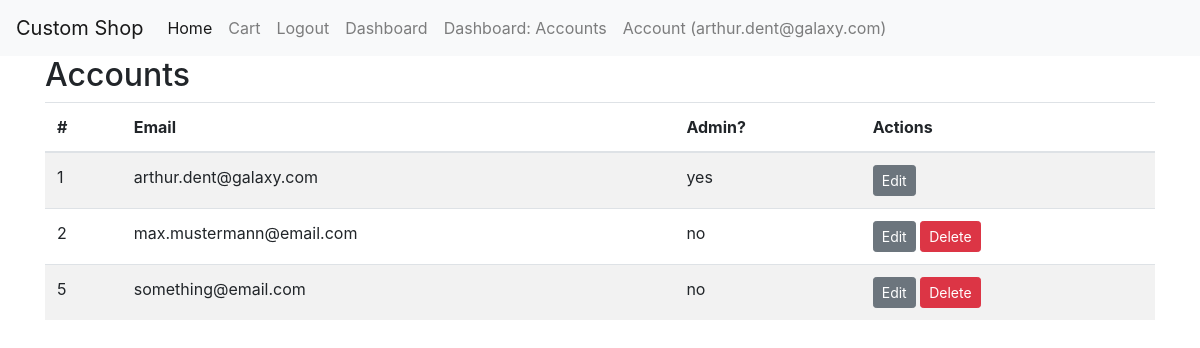
Page /dashboard/accounts (signed in) on the committed database.
### tables this page shows
CREATE TABLE IF NOT EXISTS `users` (
                                       `id` int(11) NOT NULL AUTO_INCREMENT,
                                       `firstname` varchar(255) NOT NULL,
                                       `lastname` varchar(255) NOT NULL,
                                       `email` varchar(255) NOT NULL COMMENT '= username',
                                       `password` varchar(255) NOT NULL COMMENT 'Password Hash',
                                       `is_admin` tinyint(1) NOT NULL,
                                       `is_deleted` tinyint(1) DEFAULT NULL,
                                       PRIMARY KEY (`id`),
                                       UNIQUE KEY `email` (`email`)
);

### core/View.php (called while the page is built, shortened)
<?php
class View
{
    public static function load (string $view, array $params = [], string $layout = 'main')
    {
        require_once __DIR__ . "/../resources/views/layouts/$layout.php";
    }
}

### index.php (called while the page is built, shortened)
<?php
spl_autoload_register(function ($namespaceAndClassname) {
    $namespaceAndClassname = str_replace('Core', 'core', $namespaceAndClassname);
    $namespaceAndClassname = str_replace('App', 'app', $namespaceAndClassname);
    $filepath = str_replace('\\', '/', $namespaceAndClassname);
});
$app = new \Core\Bootstrap();

### core/Helpers/Config.php (called while the page is built, shortened)
<?php
class Config
{
    public static function get ($configString = '', $default = null)
    {
        if (strlen($configString) >= 3) {
            $filename = explode('.', $configString)[0];
            $key = explode('.', $configString)[1];
            $config = require __DIR__ . "/../../config/$filename.php";
            if (array_key_exists($key, $config)) {
                return $config[$key];
            } else {
                return $default;
            }
        }
    }
}

### config/database.php (called while the page is built)
<?php
return [
    'host' => 'mariadb',
    'username' => 'root',
    'password' => 'password',
    'dbname' => 'mvc',
    'port' => 3306
];

### core/Database.php (called while the page is built, shortened)
<?php
class Database
{
    private $link;
    public function __construct ()
    {
        $this->link = new \mysqli(
            Config::get('database.host'),
            Config::get('database.username'),
            Config::get('database.password'),
            Config::get('database.dbname'),
            Config::get('database.port', 3306)
        );
        $this->link->set_charset('utf8');
    }
    public function query (string $sql, array $params = [])
    {
        $this->stmt = $this->link->prepare($sql);
        if (count($params) >= 1) {
            $paramTypes = [];
            $paramValues = [];
            foreach ($params as $key => $value) {
                $paramTypes[] = explode(':', $key)[0];
                $_value = $value;
                $paramValues[] = &$_value;
            }
            $paramString = implode('', $paramTypes);
            array_unshift($paramValues, $paramString);
            @call_user_func_array([$this->stmt, 'bind_param'], $paramValues);
        }
        $this->stmt->execute();
        $result = $this->stmt->get_result();
        return $result->fetch_all(MYSQLI_ASSOC);
    }
}

### core/Models/ModelTrait.php (called while the page is built, shortened)
<?php
trait ModelTrait
{
    public static function all ()
    {
        $db = new Database();
        $tableName = self::$tableName;
        if (property_exists(self::class, 'softDelete') && self::$softDelete === true) {
            $result = $db->query("SELECT * FROM $tableName WHERE is_deleted IS NOT TRUE");
        } else {
            $result = $db->query("SELECT * FROM $tableName");
        }
        $data = [];
        foreach ($result as $resultItem) {
            $date = new self($resultItem);
            $data[] = $date;
        }
        return $data;
    }
    public static function find (int $id)
    {
        $db = new Database();
        $tableName = self::$tableName;
        $result = $db->query("SELECT * FROM {$tableName} WHERE id = ?", [
            'i:id' => $id
        ]);
        $data = new self($result[0]);
        return $data;
    }
}

### core/Models/BaseUser.php (called while the page is built, shortened)
<?php
trait BaseUser
{
    public static function getLoggedInUser ()
    {
        $userId = Session::get(Session::LOGGED_IN_ID, null);
        if ($userId !== null) {
            return User::find($userId);
        }
        return false;
    }
}

### app/Models/User.php (called while the page is built, shortened)
<?php
class User
{
    public function fill (array $data = [])
    {
        $this->id = $data['id'];
        $this->email = $data['email'];
        $this->is_admin = (bool)$data['is_admin'];
    }
}

### core/Session.php (called while the page is built, shortened)
<?php
class Session
{
    public static function get ($key, $default = null, $forgetAfterReturn = false)
    {
        if (isset($_SESSION[$key])) {
            $value = $_SESSION[$key];
            return $value;
        }
        return $default;
    }
}

### resources/views/admin/users.view.php (the view, shortened to what this page needs)
<h2>Accounts</h2>
<table class="table table-striped">
    <thead>
    <tr>
        <th>#</th>
        <th>Email</th>
        <th>Admin?</th>
        <th>Actions</th>
    </tr>
    </thead>
    <tbody>
    <?php foreach ($users as $user): ?>
        <tr>
            <td><?php echo $user->id; ?></td>
            <td><?php echo $user->email; ?></td>
            <td><?php echo($user->is_admin === true ? 'yes' : 'no'); ?></td>
            <td>
                <a href="dashboard/accounts/edit/<?php echo $user->id; ?>" class="btn btn-secondary btn-sm">Edit</a>
                <?php if (\App\Models\User::getLoggedInUser()->id !== $user->id): ?>
                <a href="dashboard/accounts/delete/<?php echo $user->id; ?>" class="btn btn-danger btn-sm">Delete</a>
                <?php endif; ?>
            </td>
        </tr>
    <?php endforeach; ?>
    </tbody>
</table>

### rows in the picture
users: id "1", email "arthur.dent@galaxy.com", is_admin "yes"
users: id "2", email "max.mustermann@email.com", is_admin "no"
users: id "5", email "something@email.com", is_admin "no"
